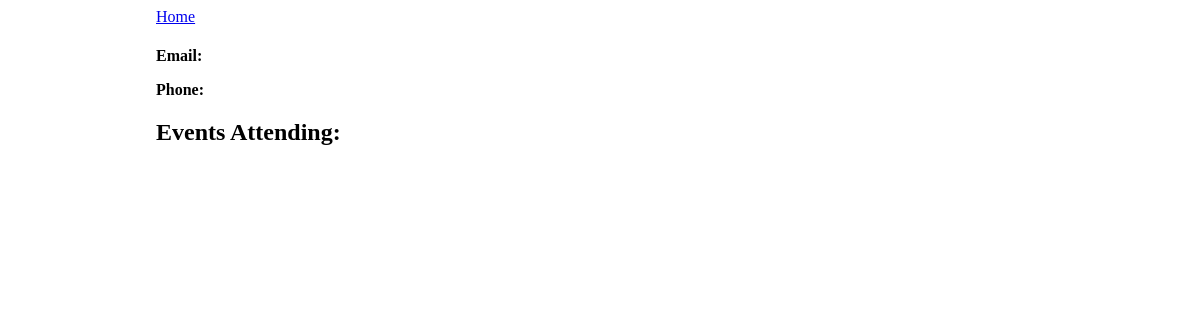
The app's page /guest/1, older data.
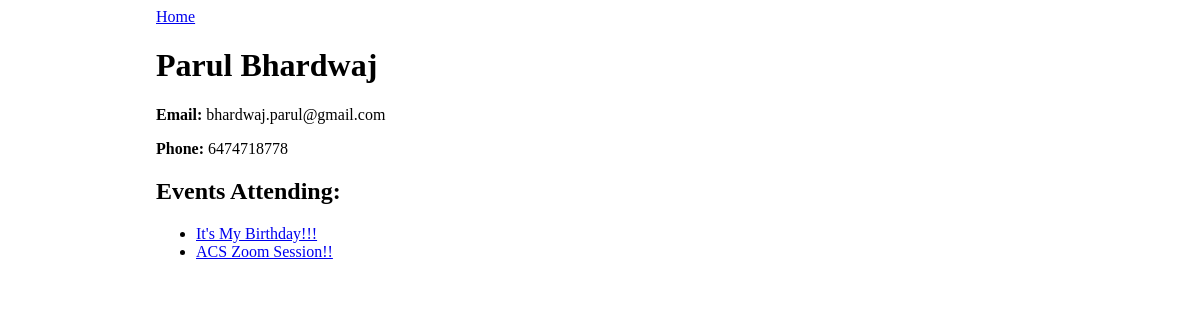
The same page, newer data.
### events_app/models.py (models this page shows, shortened)
class Guest(db.Model):
    id = db.Column(db.Integer, primary_key=True)
    name = db.Column(db.String(80), nullable=False)
    email = db.Column(db.String(120), unique=True, nullable=False)
    phone = db.Column(db.String(12), unique=True, nullable=False)
    events_attending = db.relationship('Event', secondary='guest_event', back_populates='guests')

class Event(db.Model):
    id = db.Column(db.Integer, primary_key=True)
    title = db.Column(db.String(80), nullable=False, unique=True)
    description = db.Column(db.String(200))
    date_and_time = db.Column(db.DateTime)
    event_type = db.Column(db.Enum(Event_type), default=Event_type.Generic)
    guests= db.relationship('Guest', secondary='guest_event', back_populates='events_attending')

### events_app/routes.py (the view)
@main.route('/guest/<guest_id>')
def guest_detail(guest_id):
    guest = Guest.query.filter_by(id=guest_id).first()
    return render_template('guest_detail.html', guest=guest)

### events_app/templates/guest_detail.html
{% extends 'base.html' %}
{% block content %}
<a href="/">Home</a>
<h1>{{ guest.name }}</h1>
<p><strong>Email:</strong> {{ guest.email }}</p>
<p><strong>Phone:</strong> {{ guest.phone }}</p>
<h2>Events Attending:</h2>
<ul>
    {% for event in guest.events_attending %}
    <li><a href="/event/{{ event.id }}">{{ event.title }}</a></li>
    {% endfor %}
</ul>
{% endblock %}

### events_app/templates/base.html (shortened to what this page needs)
<!DOCTYPE html>
<html>
    <head>
        <link rel="stylesheet" href="/static/style.css">
    </head>
    <body>
        <div id="content">
            {% block content %}{% endblock %}
        </div>
    </body>
</html>

### events_app/static/style.css (style rules this page uses)
body { display: flex; justify-content: center; }
#content { width: 75%; }

Row changes from the older to the newer data that the page shows:
added Guest: name "Parul Bhardwaj", email "bhardwaj.parul@gmail.com", phone "6474718778"
added Event: title "It's My Birthday!!!"
added Event: title "ACS Zoom Session!!"
